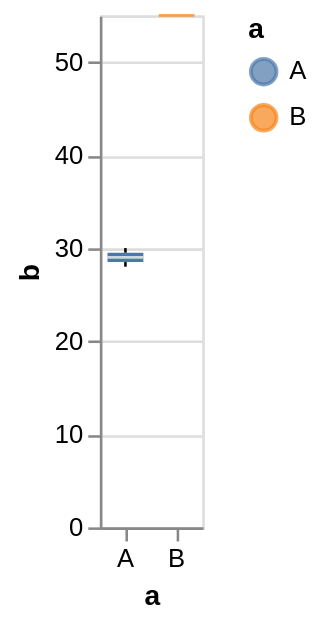

Vega-Lite specification for this chart:
### Vega specification from a JSON file in a GitHub repository (floating-point values rounded to 4 significant figures)
{"$schema": "https://vega.github.io/schema/vega/v5.json", "description": "A simple bar chart with embedded data.", "background": "white", "padding": 5, "height": 200, "style": "cell", "data": [{"name": "source_0", "values": [{"a": "A", "b": 28}, {"a": "A", "b": 30}, {"a": "B", "b": 55}]}, {"name": "data_1", "source": "source_0", "transform": [{"type": "joinaggregate", "as": ["lower_box_b", "upper_box_b"], "ops": ["q1", "q3"], "fields": ["b", "b"], "groupby": ["a", "a"]}]}, {"name": "data_2", "source": "data_1", "transform": [{"type": "filter", "expr": "(datum[\"b\"] < datum[\"lower_box_b\"] - 1.5 * (datum[\"upper_box_b\"] - datum[\"lower_box_b\"])) || (datum[\"b\"] > datum[\"upper_box_b\"] + 1.5 * (datum[\"upper_box_b\"] - datum[\"lower_box_b\"]))"}, {"type": "filter", "expr": "isValid(datum[\"b\"]) && isFinite(+datum[\"b\"])"}]}, {"name": "data_3", "source": "data_1", "transform": [{"type": "filter", "expr": "(datum[\"lower_box_b\"] - 1.5 * (datum[\"upper_box_b\"] - datum[\"lower_box_b\"]) <= datum[\"b\"]) && (datum[\"b\"] <= datum[\"upper_box_b\"] + 1.5 * (datum[\"upper_box_b\"] - datum[\"lower_box_b\"]))"}, {"type": "aggregate", "groupby": ["a"], "ops": ["min", "max", "min", "max"], "fields": ["b", "b", "lower_box_b", "upper_box_b"], "as": ["lower_whisker_b", "upper_whisker_b", "lower_box_b", "upper_box_b"]}]}, {"name": "data_4", "source": "data_3", "transform": [{"type": "filter", "expr": "isValid(datum[\"lower_whisker_b\"]) && isFinite(+datum[\"lower_whisker_b\"])"}]}, {"name": "data_5", "source": "data_3", "transform": [{"type": "filter", "expr": "isValid(datum[\"upper_box_b\"]) && isFinite(+datum[\"upper_box_b\"])"}]}, {"name": "data_6", "source": "source_0", "transform": [{"type": "aggregate", "groupby": ["a"], "ops": ["q1", "q3", "median", "min", "max"], "fields": ["b", "b", "b", "b", "b"], "as": ["lower_box_b", "upper_box_b", "mid_box_b", "min_b", "max_b"]}]}, {"name": "data_7", "source": "data_6", "transform": [{"type": "filter", "expr": "isValid(datum[\"lower_box_b\"]) && isFinite(+datum[\"lower_box_b\"])"}]}, {"name": "data_8", "source": "data_6", "transform": [{"type": "filter", "expr": "isValid(datum[\"mid_box_b\"]) && isFinite(+datum[\"mid_box_b\"])"}]}], "signals": [{"name": "x_step", "value": 20}, {"name": "width", "update": "bandspace(domain('x').length, 0, 0) * x_step"}], "marks": [{"name": "layer_0_layer_0_marks", "type": "symbol", "style": ["point", "boxplot-outliers"], "from": {"data": "data_2"}, "encode": {"update": {"opacity": {"value": 0.7}, "fill": {"value": "transparent"}, "stroke": {"scale": "color", "field": "a"}, "ariaRoleDescription": {"value": "point"}, "description": {"signal": "\"a: \" + (\"\" + datum[\"a\"]) + \"; b: \" + (!isValid(datum[\"b\"]) || !isFinite(+datum[\"b\"]) ? \"\" + datum[\"b\"] : format(datum[\"b\"], \"\"))"}, "x": {"scale": "x", "field": "a", "band": 0.5}, "y": {"scale": "y", "field": "b"}}}}, {"name": "layer_0_layer_1_layer_0_marks", "type": "rule", "style": ["rule", "boxplot-rule"], "aria": false, "from": {"data": "data_4"}, "encode": {"update": {"stroke": {"value": "black"}, "tooltip": {"signal": "{\"Upper Whisker of b\": !isValid(datum[\"upper_whisker_b\"]) || !isFinite(+datum[\"upper_whisker_b\"]) ? \"\" + datum[\"upper_whisker_b\"] : format(datum[\"upper_whisker_b\"], \"\"), \"Lower Whisker of b\": !isValid(datum[\"lower_whisker_b\"]) || !isFinite(+datum[\"lower_whisker_b\"]) ? \"\" + datum[\"lower_whisker_b\"] : format(datum[\"lower_whisker_b\"], \"\"), \"a\": \"\" + datum[\"a\"]}"}, "x": {"scale": "x", "field": "a", "band": 0.5}, "y": {"scale": "y", "field": "lower_whisker_b"}, "y2": {"scale": "y", "field": "lower_box_b"}}}}, {"name": "layer_0_layer_1_layer_1_marks", "type": "rule", "style": ["rule", "boxplot-rule"], "aria": false, "from": {"data": "data_5"}, "encode": {"update": {"stroke": {"value": "black"}, "tooltip": {"signal": "{\"Upper Whisker of b\": !isValid(datum[\"upper_whisker_b\"]) || !isFinite(+datum[\"upper_whisker_b\"]) ? \"\" + datum[\"upper_whisker_b\"] : format(datum[\"upper_whisker_b\"], \"\"), \"Lower Whisker of b\": !isValid(datum[\"lower_whisker_b\"]) || !isFinite(+datum[\"lower_whisker_b\"]) ? \"\" + datum[\"lower_whisker_b\"] : format(datum[\"lower_whisker_b\"], \"\"), \"a\": \"\" + datum[\"a\"]}"}, "x": {"scale": "x", "field": "a", "band": 0.5}, "y": {"scale": "y", "field": "upper_box_b"}, "y2": {"scale": "y", "field": "upper_whisker_b"}}}}, {"name": "layer_1_layer_0_marks", "type": "rect", "style": ["bar", "boxplot-box"], "from": {"data": "data_7"}, "encode": {"update": {"ariaRoleDescription": {"value": "box"}, "fill": {"scale": "color", "field": "a"}, "tooltip": {"signal": "{\"Max of b\": !isValid(datum[\"max_b\"]) || !isFinite(+datum[\"max_b\"]) ? \"\" + datum[\"max_b\"] : format(datum[\"max_b\"], \"\"), \"Q3 of b\": !isValid(datum[\"upper_box_b\"]) || !isFinite(+datum[\"upper_box_b\"]) ? \"\" + datum[\"upper_box_b\"] : format(datum[\"upper_box_b\"], \"\"), \"Median of b\": !isValid(datum[\"mid_box_b\"]) || !isFinite(+datum[\"mid_box_b\"]) ? \"\" + datum[\"mid_box_b\"] : format(datum[\"mid_box_b\"], \"\"), \"Q1 of b\": !isValid(datum[\"lower_box_b\"]) || !isFinite(+datum[\"lower_box_b\"]) ? \"\" + datum[\"lower_box_b\"] : format(datum[\"lower_box_b\"], \"\"), \"Min of b\": !isValid(datum[\"min_b\"]) || !isFinite(+datum[\"min_b\"]) ? \"\" + datum[\"min_b\"] : format(datum[\"min_b\"], \"\"), \"a\": \"\" + datum[\"a\"]}"}, "description": {"signal": "\"a: \" + (\"\" + datum[\"a\"]) + \"; b: \" + (!isValid(datum[\"lower_box_b\"]) || !isFinite(+datum[\"lower_box_b\"]) ? \"\" + datum[\"lower_box_b\"] : format(datum[\"lower_box_b\"], \"\")) + \"; upper_box_b: \" + (!isValid(datum[\"upper_box_b\"]) || !isFinite(+datum[\"upper_box_b\"]) ? \"\" + datum[\"upper_box_b\"] : format(datum[\"upper_box_b\"], \"\")) + \"; Max of b: \" + (!isValid(datum[\"max_b\"]) || !isFinite(+datum[\"max_b\"]) ? \"\" + datum[\"max_b\"] : format(datum[\"max_b\"], \"\")) + \"; Q3 of b: \" + (!isValid(datum[\"upper_box_b\"]) || !isFinite(+datum[\"upper_box_b\"]) ? \"\" + datum[\"upper_box_b\"] : format(datum[\"upper_box_b\"], \"\")) + \"; Median of b: \" + (!isValid(datum[\"mid_box_b\"]) || !isFinite(+datum[\"mid_box_b\"]) ? \"\" + datum[\"mid_box_b\"] : format(datum[\"mid_box_b\"], \"\")) + \"; Q1 of b: \" + (!isValid(datum[\"lower_box_b\"]) || !isFinite(+datum[\"lower_box_b\"]) ? \"\" + datum[\"lower_box_b\"] : format(datum[\"lower_box_b\"], \"\")) + \"; Min of b: \" + (!isValid(datum[\"min_b\"]) || !isFinite(+datum[\"min_b\"]) ? \"\" + datum[\"min_b\"] : format(datum[\"min_b\"], \"\"))"}, "xc": {"scale": "x", "field": "a", "band": 0.5}, "width": {"value": 14}, "y": {"scale": "y", "field": "lower_box_b"}, "y2": {"scale": "y", "field": "upper_box_b"}}}}, {"name": "layer_1_layer_1_marks", "type": "rect", "style": ["tick", "boxplot-median"], "aria": false, "from": {"data": "data_8"}, "encode": {"update": {"opacity": {"value": 0.7}, "fill": [{"test": "datum['lower_box_b'] >= datum['upper_box_b']", "scale": "color", "field": "a"}, {"value": "white"}], "tooltip": {"signal": "{\"Max of b\": !isValid(datum[\"max_b\"]) || !isFinite(+datum[\"max_b\"]) ? \"\" + datum[\"max_b\"] : format(datum[\"max_b\"], \"\"), \"Q3 of b\": !isValid(datum[\"upper_box_b\"]) || !isFinite(+datum[\"upper_box_b\"]) ? \"\" + datum[\"upper_box_b\"] : format(datum[\"upper_box_b\"], \"\"), \"Median of b\": !isValid(datum[\"mid_box_b\"]) || !isFinite(+datum[\"mid_box_b\"]) ? \"\" + datum[\"mid_box_b\"] : format(datum[\"mid_box_b\"], \"\"), \"Q1 of b\": !isValid(datum[\"lower_box_b\"]) || !isFinite(+datum[\"lower_box_b\"]) ? \"\" + datum[\"lower_box_b\"] : format(datum[\"lower_box_b\"], \"\"), \"Min of b\": !isValid(datum[\"min_b\"]) || !isFinite(+datum[\"min_b\"]) ? \"\" + datum[\"min_b\"] : format(datum[\"min_b\"], \"\"), \"a\": \"\" + datum[\"a\"]}"}, "xc": {"scale": "x", "field": "a", "band": 0.5}, "yc": {"scale": "y", "field": "mid_box_b"}, "width": {"value": 14}, "height": {"value": 1}}}}], "scales": [{"name": "x", "type": "band", "domain": {"fields": [{"data": "data_2", "field": "a"}, {"data": "data_4", "field": "a"}, {"data": "data_5", "field": "a"}, {"data": "data_7", "field": "a"}, {"data": "data_8", "field": "a"}], "sort": true}, "range": {"step": {"signal": "x_step"}}, "paddingInner": 0, "paddingOuter": 0}, {"name": "y", "type": "linear", "domain": {"fields": [{"data": "data_2", "field": "b"}, {"data": "data_4", "field": "lower_whisker_b"}, {"data": "data_4", "field": "lower_box_b"}, {"data": "data_5", "field": "upper_box_b"}, {"data": "data_5", "field": "upper_whisker_b"}, {"data": "data_7", "field": "lower_box_b"}, {"data": "data_7", "field": "upper_box_b"}, {"data": "data_8", "field": "mid_box_b"}]}, "range": [{"signal": "height"}, 0], "nice": true, "zero": true}, {"name": "color", "type": "ordinal", "domain": {"fields": [{"data": "data_2", "field": "a"}, {"data": "data_7", "field": "a"}, {"data": "data_8", "field": "a"}], "sort": true}, "range": "category"}], "axes": [{"scale": "y", "orient": "left", "gridScale": "x", "grid": true, "tickCount": {"signal": "ceil(height/40)"}, "domain": false, "labels": false, "aria": false, "maxExtent": 0, "minExtent": 0, "ticks": false, "zindex": 0}, {"scale": "x", "orient": "bottom", "grid": false, "title": "a", "labelAngle": 0, "labelBaseline": "top", "zindex": 0}, {"scale": "y", "orient": "left", "grid": false, "title": "b", "labelOverlap": true, "tickCount": {"signal": "ceil(height/40)"}, "zindex": 0}], "legends": [{"stroke": "color", "symbolType": "circle", "title": "a", "encode": {"symbols": {"update": {"opacity": {"value": 0.7}}}}, "fill": "color"}]}
